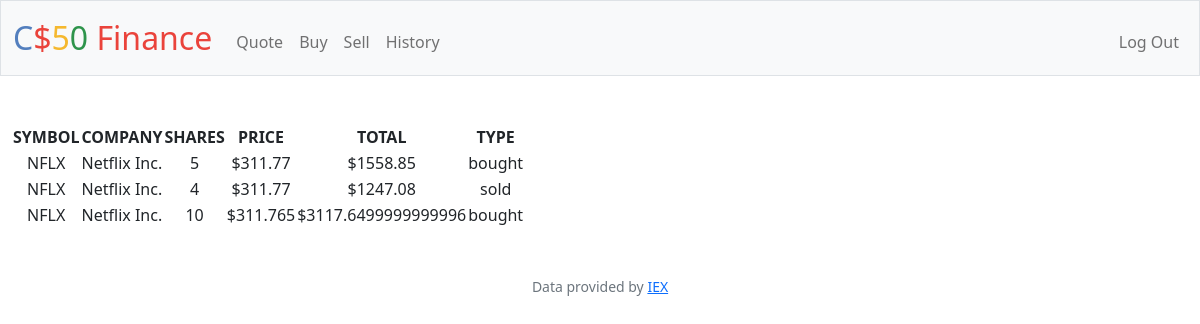
Screenshot of /history (signed in) with the database file from the repository.
### tables this page shows
CREATE TABLE history(id INTEGER PRIMARY KEY AUTOINCREMENT NOT NULL,user INTEGER NOT NULL,symbol TEXT NOT NULL,company TEXT NOT NULL,shares INT NOT NULL,price REAL NOT NULL,total REAL NOT NULL,type TEXT NOT NULL,FOREIGN KEY(user) REFERENCES users(id));

### app.py (the view)
@app.route("/history")
@login_required
def history():
    useridcash = db.execute(
        "SELECT id FROM users WHERE id=?", int(session["user_id"]))
    data = db.execute("SELECT * FROM history WHERE user=?",
                      int(useridcash[0]["id"]))
    return render_template("history.html", datas=data)

### app.py (called while the page is built)
@app.after_request
def after_request(response):
    response.headers["Cache-Control"] = "no-cache, no-store, must-revalidate"
    response.headers["Expires"] = 0
    response.headers["Pragma"] = "no-cache"
    return response

### helpers.py (called while the page is built)
def login_required(f):
    @wraps(f)
    def decorated_function(*args, **kwargs):
        if session.get("user_id") is None:
            return redirect("/login")
        return f(*args, **kwargs)
    return decorated_function

### templates/history.html (shortened to what this page needs)
{% extends "layout.html" %}
{% block main %}
<table>
    <thead>
        <tr>
            <th>SYMBOL</th>
            <th>COMPANY</th>
            <th>SHARES</th>
            <th>PRICE</th>
            <th>TOTAL</th>
            <th>TYPE</th>
    </thead>
    <tbody>
        {%for data in datas%}
        <tr>
            <td>{{data["symbol"]}}</td>
            <td>{{data["company"]}}</td>
            <td>{{data["shares"]}}</td>
            <td>${{data["price"]}}</td>
            <td>${{data["total"]}}</td>
            <td>{{data["type"]}}</td>
        </tr>
        {%endfor%}
    </tbody>
</table>
{% endblock %}

### templates/layout.html (shortened to what this page needs)
<!DOCTYPE html>
<html lang="en">
    <head>
        <link href="https://cdn.jsdelivr.net/npm/bootstrap@5.1.3/dist/css/bootstrap.min.css" rel="stylesheet">
        <link href="/static/styles.css" rel="stylesheet">
    </head>
    <body>
        <nav class="bg-light border navbar navbar-expand-md navbar-light">
            <div class="container-fluid">
                <a class="navbar-brand" href="/"><span class="blue">C</span><span class="red">$</span><span class="yellow">5</span><span class="green">0</span> <span class="red">Finance</span></a>
                <div class="collapse navbar-collapse" id="navbar">
                    {% if session["user_id"] %}
                        <ul class="navbar-nav me-auto mt-2">
                            <li class="nav-item"><a class="nav-link" href="/quote">Quote</a></li>
                            <li class="nav-item"><a class="nav-link" href="/buy">Buy</a></li>
                            <li class="nav-item"><a class="nav-link" href="/sell">Sell</a></li>
                            <li class="nav-item"><a class="nav-link" href="/history">History</a></li>
                        </ul>
                        <ul class="navbar-nav ms-auto mt-2">
                            <li class="nav-item"><a class="nav-link" href="/logout">Log Out</a></li>
                        </ul>
                    {% else %}
                        <ul class="navbar-nav ms-auto mt-2">
                            <li class="nav-item"><a class="nav-link" href="/register">Register</a></li>
                            <li class="nav-item"><a class="nav-link" href="/login">Log In</a></li>
                        </ul>
                    {% endif %}
                </div>
            </div>
        </nav>
        <main class="container-fluid py-5 text-center">
            {% block main %}{% endblock %}
        </main>
        <footer class="mb-5 small text-center text-muted">
            Data provided by <a href="https://iexcloud.io/">IEX</a>
        </footer>
    </body>
</html>

### static/styles.css (style rules this page uses)
nav .navbar-brand { font-size: xx-large; }
nav .navbar-brand .blue { color: #537fbe; }
nav .navbar-brand .red { color: #ea433b; }
nav .navbar-brand .yellow { color: #f5b82e; }
nav .navbar-brand .green { color: #2e944b; }

### rows the page displays
history: symbol "NFLX", company "Netflix Inc.", shares "5", price "311.77", total "1558.85", type "bought"
history: symbol "NFLX", company "Netflix Inc.", shares "4", price "311.77", total "1247.08", type "sold"
history: symbol "NFLX", company "Netflix Inc.", shares "10", price "311.765", total "3117.6499999999996", type "bought"
